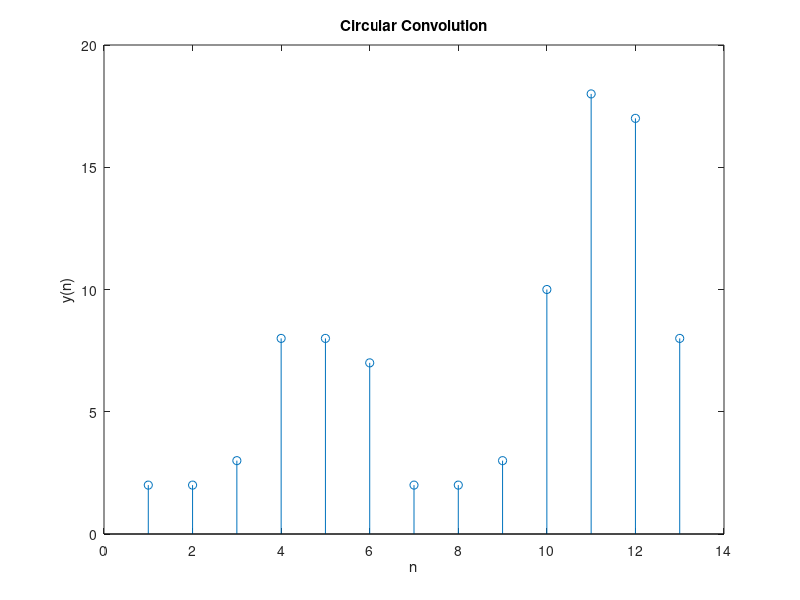

Write the MATLAB code that produced this figure.
close all
clear all
clc

x=[1 1 1];
h=[2 0 1 7 0 0 2 0 1 9 8];

m=length(x);
N=length(h);
h=[h,zeros(1,m-1)];
x=[x,zeros(1,N-1)];
n=N+m-1;


y=zeros(1,n);

y(1)=0;

a(1)=h(1);



for j=2:n
    a(j)=h(n-j+2);
end
%ciruclar conv

for i=1:n
    y(1)=y(1)+x(i)*a(i);
end



for k=2:n
    y(k)=0;
    % circular shift
    for j=2:n
        x2(j)=a(j-1);
    end
    
    x2(1)=a(n);
    
    for i=1:n
        if(i<n+1)
            a(i)=x2(i);
            y(k)=y(k)+x(i)*a(i);
        end
    end
end
disp(y);
figure(1);
stem(y);
title("Circular Convolution");
xlabel("n");
ylabel("y(n)");


